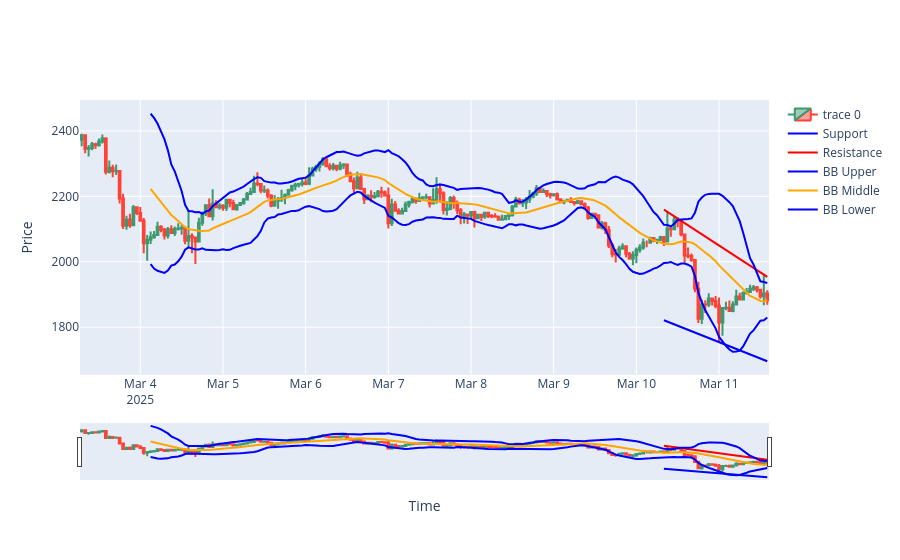
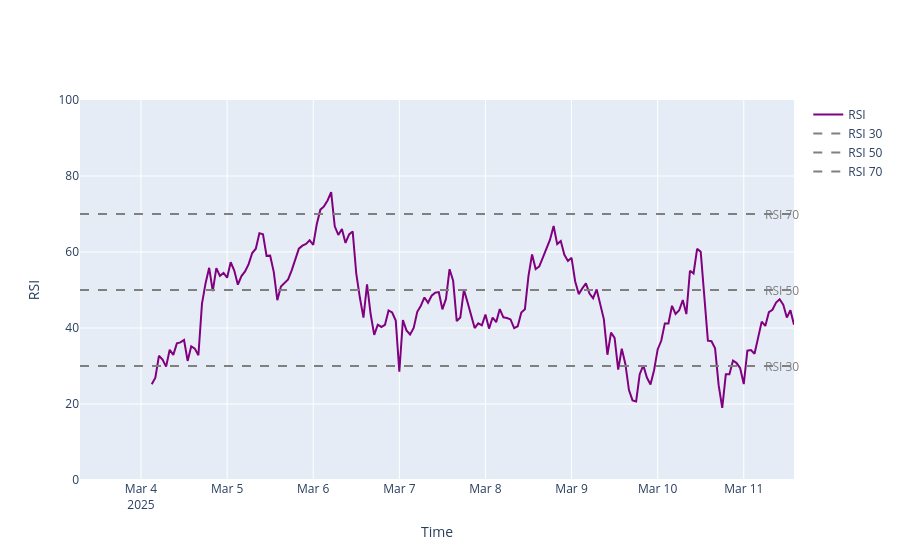

Notebook code for these charts, in order:
### Markdown cell above
SUPPORT & RESISTANCE hadgalsanaas hoish db-nees data tataj chart zurj shalgah heseg

### Code cell
# ==== db-nees data tataj chart zurah =====
df = fetch_data_from_db(window_size=200, start_date=None, end_date=None)

# Plot candlestick chart with support, resistance, and Bollinger Bands
fig = go.Figure(data=[go.Candlestick(x=df.index,
                open=df['open'],
                high=df['high'],
                low=df['low'],
                close=df['close'])])
fig.add_trace(go.Scatter(x=df.index, y=df['support'], mode='lines', name='Support', line=dict(color='blue')))
fig.add_trace(go.Scatter(x=df.index, y=df['resistance'], mode='lines', name='Resistance', line=dict(color='red')))
fig.add_trace(go.Scatter(x=df.index, y=df['bb_upper'], mode='lines', name='BB Upper', line=dict(color='blue')))
fig.add_trace(go.Scatter(x=df.index, y=df['bb_middle'], mode='lines', name='BB Middle', line=dict(color='orange')))
fig.add_trace(go.Scatter(x=df.index, y=df['bb_lower'], mode='lines', name='BB Lower', line=dict(color='blue')))

fig.update_layout(
    xaxis=dict(
        title="Time"
    ),
    yaxis=dict(
        title="Price"
    )
)

fig.show()

# Plot RSI chart separately
rsi_fig = go.Figure()
rsi_fig.add_trace(go.Scatter(x=df.index, y=df['rsi'], mode='lines', name='RSI', line=dict(color='purple')))

# Add RSI level lines
rsi_levels = [30, 50, 70]
for level in rsi_levels:
    rsi_fig.add_trace(go.Scatter(x=[df.index[0], df.index[-1]], y=[level, level], mode='lines', name=f'RSI {level}', line=dict(color='grey', dash='dash')))

# Update layout for RSI chart
rsi_fig.update_layout(
    yaxis=dict(
        title="RSI",
        range=[0, 100]
    ),
    xaxis=dict(
        title="Time"
    ),
    annotations=[
        dict(
            x=1.01,
            y=level,
            xref='paper',
            yref='y',
            text=f'RSI {level}',
            showarrow=False,
            font=dict(color='grey')
        ) for level in rsi_levels
    ]
)

rsi_fig.show()

### Figure 1 — Plotly figure (JSON) as saved in the notebook; plotly's stock layout.template omitted (floating-point values rounded to 4 significant figures; data arrays with more than 128 entries replaced by an {"elided": "..."} marker saying what was removed)
{"data": [{"close": {"elided": "200 float values"}, "high": {"elided": "200 float values"}, "low": {"elided": "200 float values"}, "open": {"elided": "200 float values"}, "type": "candlestick", "x": {"elided": "200 str values"}}, {"line": {"color": "blue"}, "mode": "lines", "name": "Support", "type": "scatter", "x": {"elided": "200 str values"}, "y": {"elided": "200 float values"}}, {"line": {"color": "red"}, "mode": "lines", "name": "Resistance", "type": "scatter", "x": {"elided": "200 str values"}, "y": {"elided": "200 float values"}}, {"line": {"color": "blue"}, "mode": "lines", "name": "BB Upper", "type": "scatter", "x": {"elided": "200 str values"}, "y": {"elided": "200 float values"}}, {"line": {"color": "orange"}, "mode": "lines", "name": "BB Middle", "type": "scatter", "x": {"elided": "200 str values"}, "y": {"elided": "200 float values"}}, {"line": {"color": "blue"}, "mode": "lines", "name": "BB Lower", "type": "scatter", "x": {"elided": "200 str values"}, "y": {"elided": "200 float values"}}], "layout": {"xaxis": {"title": {"text": "Time"}}, "yaxis": {"title": {"text": "Price"}}}}

### Figure 2 — Plotly figure (JSON) as saved in the notebook; plotly's stock layout.template omitted (floating-point values rounded to 4 significant figures; data arrays with more than 128 entries replaced by an {"elided": "..."} marker saying what was removed)
{"data": [{"line": {"color": "purple"}, "mode": "lines", "name": "RSI", "type": "scatter", "x": {"elided": "200 str values"}, "y": {"elided": "200 float values"}}, {"line": {"color": "grey", "dash": "dash"}, "mode": "lines", "name": "RSI 30", "type": "scatter", "x": ["2025-03-03T07:00:00", "2025-03-11T14:00:00"], "y": [30, 30]}, {"line": {"color": "grey", "dash": "dash"}, "mode": "lines", "name": "RSI 50", "type": "scatter", "x": ["2025-03-03T07:00:00", "2025-03-11T14:00:00"], "y": [50, 50]}, {"line": {"color": "grey", "dash": "dash"}, "mode": "lines", "name": "RSI 70", "type": "scatter", "x": ["2025-03-03T07:00:00", "2025-03-11T14:00:00"], "y": [70, 70]}], "layout": {"annotations": [{"font": {"color": "grey"}, "showarrow": false, "text": "RSI 30", "x": 1.01, "xref": "paper", "y": 30, "yref": "y"}, {"font": {"color": "grey"}, "showarrow": false, "text": "RSI 50", "x": 1.01, "xref": "paper", "y": 50, "yref": "y"}, {"font": {"color": "grey"}, "showarrow": false, "text": "RSI 70", "x": 1.01, "xref": "paper", "y": 70, "yref": "y"}], "xaxis": {"title": {"text": "Time"}}, "yaxis": {"range": [0, 100], "title": {"text": "RSI"}}}}
